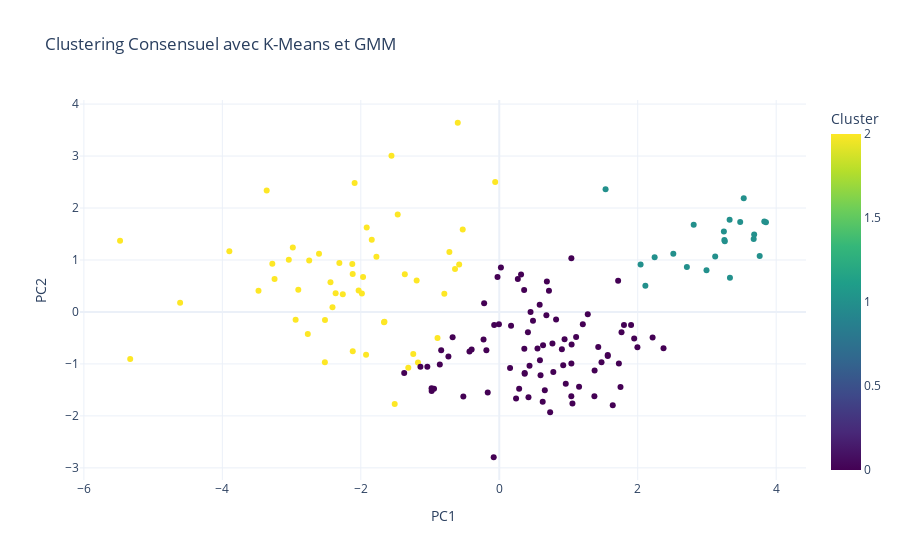

Write notebook code for a chart like this one.
### Markdown cell above
# Consensus

### Code cell
final_label = t.consensus_plot(df_standardise, n_clusters)
t.visualise_consensus(df_total, final_label)

### Figure 1 — Plotly figure (JSON) as saved in the notebook; plotly's stock layout.template omitted (floating-point values rounded to 4 significant figures; data arrays with more than 128 entries replaced by an {"elided": "..."} marker saying what was removed)
{"data": [{"hovertemplate": "PC1=%{x}<br>PC2=%{y}<br>Cluster=%{marker.color}<extra></extra>", "legendgroup": "", "marker": {"color": {"elided": "153 int values"}, "coloraxis": "coloraxis", "symbol": "circle"}, "mode": "markers", "name": "", "orientation": "v", "showlegend": false, "type": "scatter", "x": {"elided": "153 float values"}, "xaxis": "x", "y": {"elided": "153 float values"}, "yaxis": "y"}], "layout": {"coloraxis": {"colorbar": {"title": {"text": "Cluster"}}, "colorscale": [[0, "#440154"], [0.1111, "#482878"], [0.2222, "#3e4989"], [0.3333, "#31688e"], [0.4444, "#26828e"], [0.5556, "#1f9e89"], [0.6667, "#35b779"], [0.7778, "#6ece58"], [0.8889, "#b5de2b"], [1, "#fde725"]]}, "legend": {"tracegroupgap": 0}, "showlegend": false, "title": {"text": "Clustering Consensuel avec K-Means et GMM"}, "xaxis": {"anchor": "y", "domain": [0, 1], "title": {"text": "PC1"}}, "yaxis": {"anchor": "x", "domain": [0, 1], "title": {"text": "PC2"}}}}
